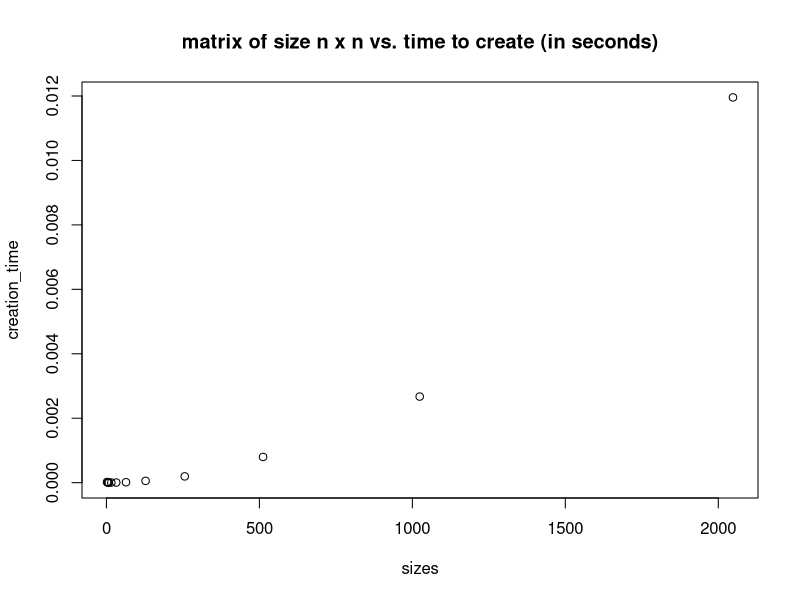
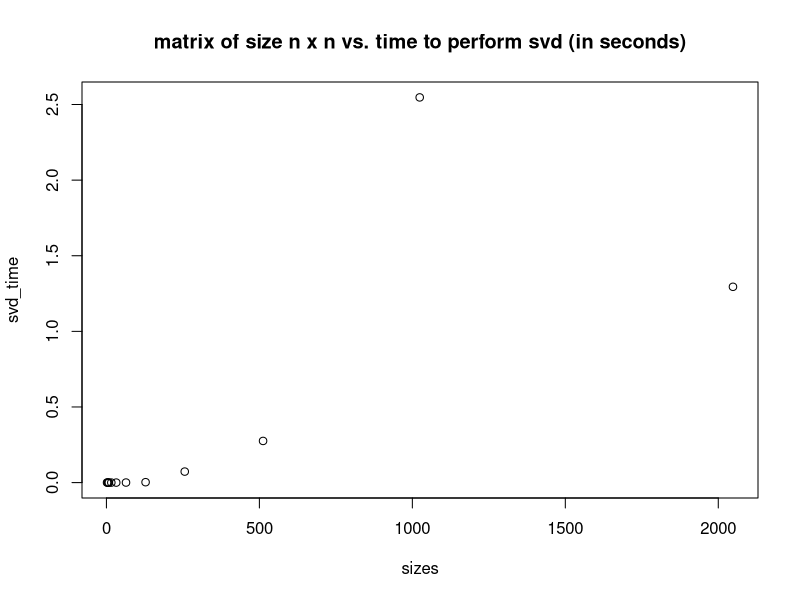
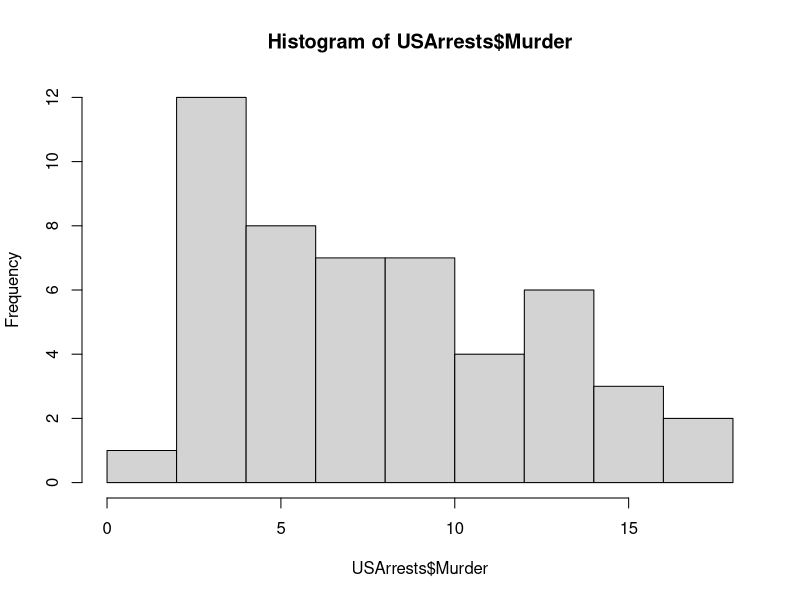
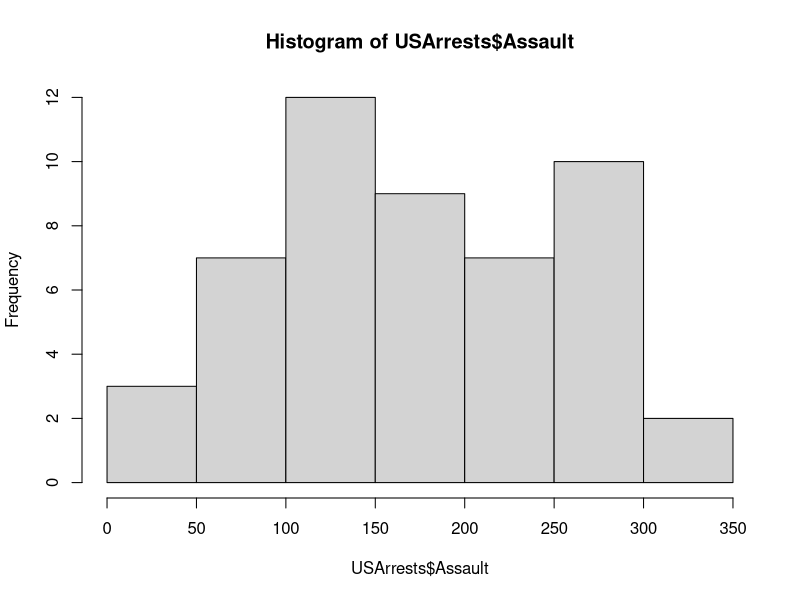
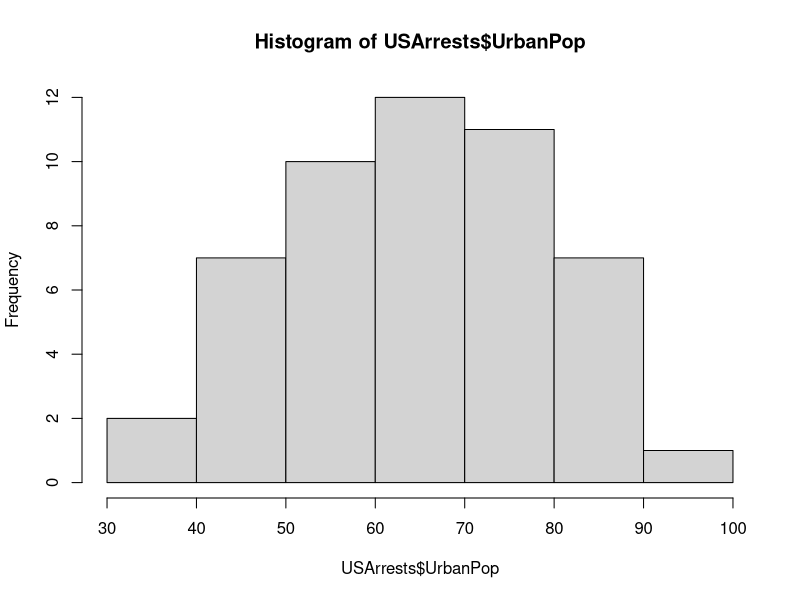
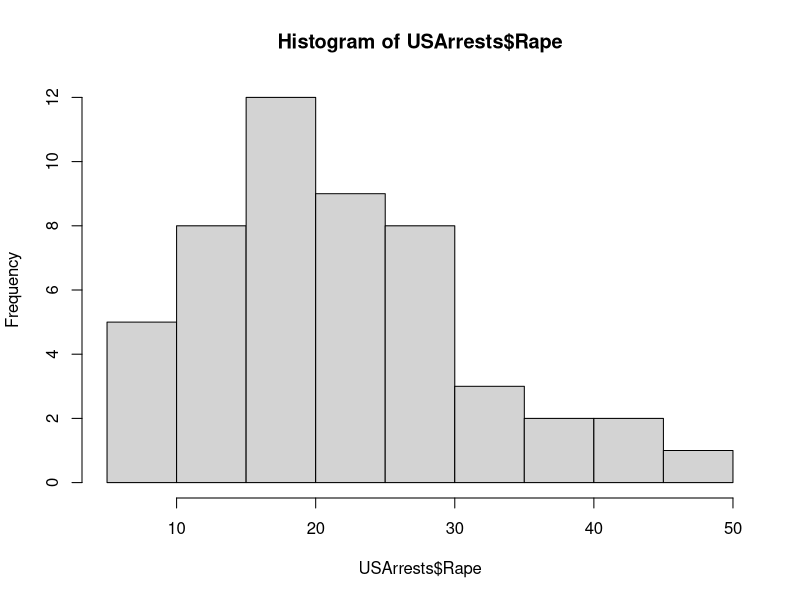
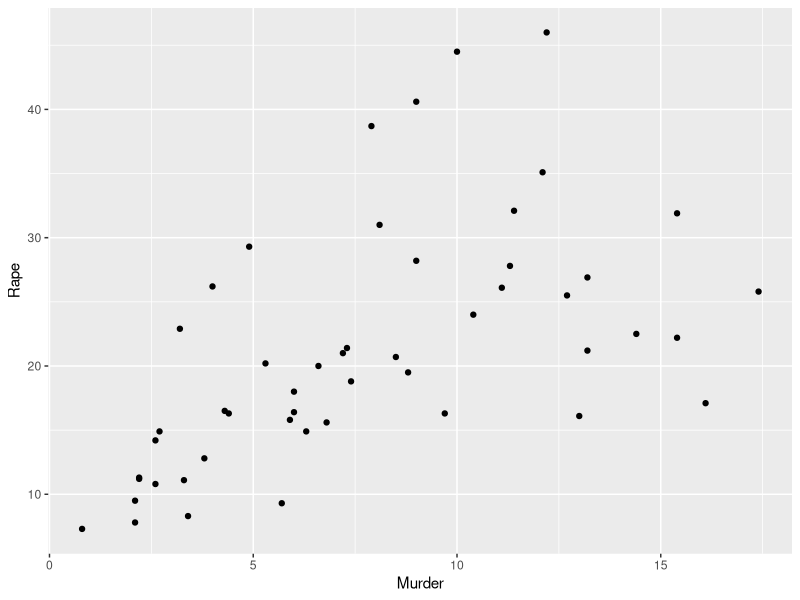
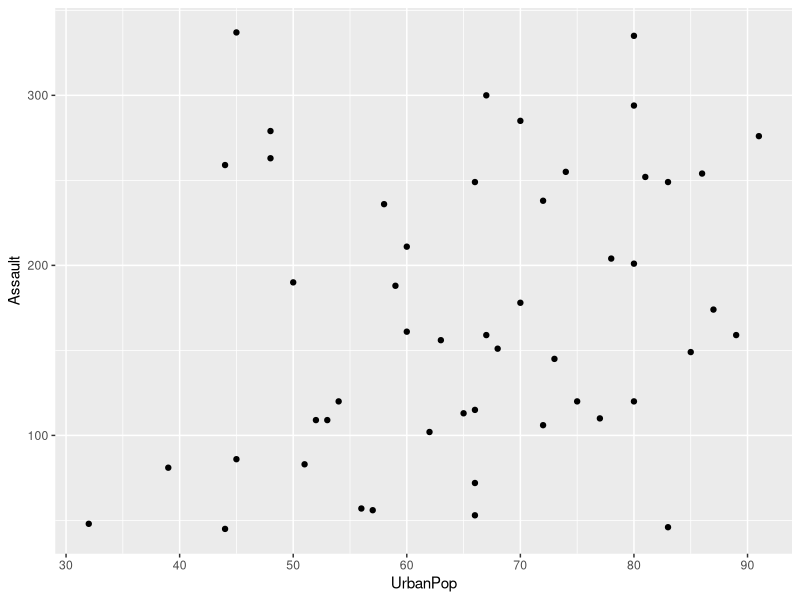

Write the R code that produced these figures, in order.
## ---- chunk 1
library(ggplot2)
library(ggrepel)
## ---- chunk 2
A = matrix(-1,2,2)
eigen(A)
## ---- chunk 3
sizes = c(2,4,6,8,16,32,64,128,256,512,1024,2048)
creation_time = c()
svd_time = c()

# used resource here for computing time differences: https://www.geeksforgeeks.org/how-to-subtract-time-in-r/

for (i in sizes) {
  
  start_time <- Sys.time()
  M = matrix(data=1,nrow=i,ncol=i)
  end_time <- Sys.time()
  
  start_svd <- Sys.time()
  svd(M)
  end_svd <- Sys.time()
  
  creation_diff = as.double(difftime(end_time,start_time,Sys.time()))
  creation_time = append(creation_time,creation_diff) # bad practice to loop like this? 
  
  svd_diff = as.double(difftime(end_svd,start_svd,Sys.time()))
  svd_time = append(svd_time,svd_diff) 
  
}

plot(sizes,creation_time,main="matrix of size n x n vs. time to create (in seconds)")
plot(sizes,svd_time, main="matrix of size n x n vs. time to perform svd (in seconds)")
## ---- chunk 4
test = matrix(c(1,2,3,2,-1,4,3,4,-5), nrow=3, ncol = 3, byrow = TRUE)

power <- function(A,iterations=20) {

  # arbitrary starting vector 
  wk = matrix(A[,1])
  
  for (i in seq(1,iterations))
  {
    wk_1 = A %*% wk
  
    wk_norm = norm(wk_1,"2")
  
    wk = wk_1 / wk_norm
  }
  
  vector = wk
  value = wk_norm

  output = list(vector, value)
  names(output) = c("Eigenvector","Eigenvalue")
  output
  
}

power(test) 
## ---- chunk 5
eigen(test)
## ---- chunk 6
B = matrix(c(5,1,0,1,4,0,0,0,1), nrow=3, ncol = 3, byrow = TRUE)
eigen(B)
## ---- chunk 7

#power method on B
result_B = power(B)

B_1 = B - (result_B$Eigenvalue * (result_B$Eigenvector %*% t(result_B$Eigenvector)))

# power method on B1
result_B_1 = power(B_1)

B_2 = B_1 - (result_B_1$Eigenvalue * (result_B_1$Eigenvector %*% t(result_B_1$Eigenvector)))

# power method on B2
result_B_2 = power(B_2)

eigen_approximation = list(result_B,result_B_1,result_B_2)
names(eigen_approximation) = c("first eigval / vec pair","second eigval / vec pair","third eigval / vec pair")
eigen_approximation
## ---- chunk 8
apply(USArrests, MARGIN=2, FUN=mean)
## ---- chunk 9
apply(USArrests, MARGIN=2, FUN=var)
## ---- chunk 10
hist(USArrests$Murder)
hist(USArrests$Assault)
hist(USArrests$UrbanPop)
hist(USArrests$Rape)
## ---- chunk 11
ggplot(USArrests, aes(x=Murder,y=Rape)) + geom_point() 
ggplot(USArrests, aes(x=UrbanPop,y=Assault)) + geom_point() 
## ---- chunk 12

pca_model = prcomp(USArrests,scale = TRUE)

#summary 
#loadings = pca_model$rotation
#scores= pca_model$sccores 
summary(pca_model) 
## ---- chunk 13
# columns here are loadings
pca_model
## ---- chunk 14

# each column below contains the loading vectors 
# each entry is a loading 


loading_matrix = pca_model$rotation 
cat("Confirming that this is a matrix: ", class(loading_matrix),"\n")
loading_matrix[1:4,]
## ---- chunk 15
# These points are projectings onto space spanned by loadings? 
# Is there a projection matrix or? (V matrix, if you keep first two columns of V)
scores = pca_model$x 
scores = scores[1:3,1:3]
scores
## ---- chunk 16
eigvals = c(pca_model$sdev**2)
eigvals
sum(eigvals)
## ---- chunk 17
plot(c(1,2,3,4),eigvals,type="l",xlab="principal component number")
## ---- chunk 18
data = data.frame(x=pca_model$x[,1],
           y=pca_model$x[,2],
           z=pca_model$x[,0])
plot(data$x,data$y,xlab = "PC1", ylab="PC2")
text(data$x,data$y,row.names(data))
## ---- chunk 19
biplot(pca_model)
## ---- chunk 20
?biplot
## ---- chunk 21
data = data.frame(x=pca_model$x[,1],
           y=pca_model$x[,2],
           pop=USArrests$UrbanPop,
           z=pca_model$x[,0])

plot(data$x,data$y)
text(data$x,data$y,row.names(data),col=data$pop)
## ---- chunk 22
data = data.frame(x=pca_model$x[,1],
           y=pca_model$x[,3],
           z=pca_model$x[,0])
plot(data$x,data$y,xlab="PC1 ", ylab="PC3")
text(data$x,data$y,row.names(data))
